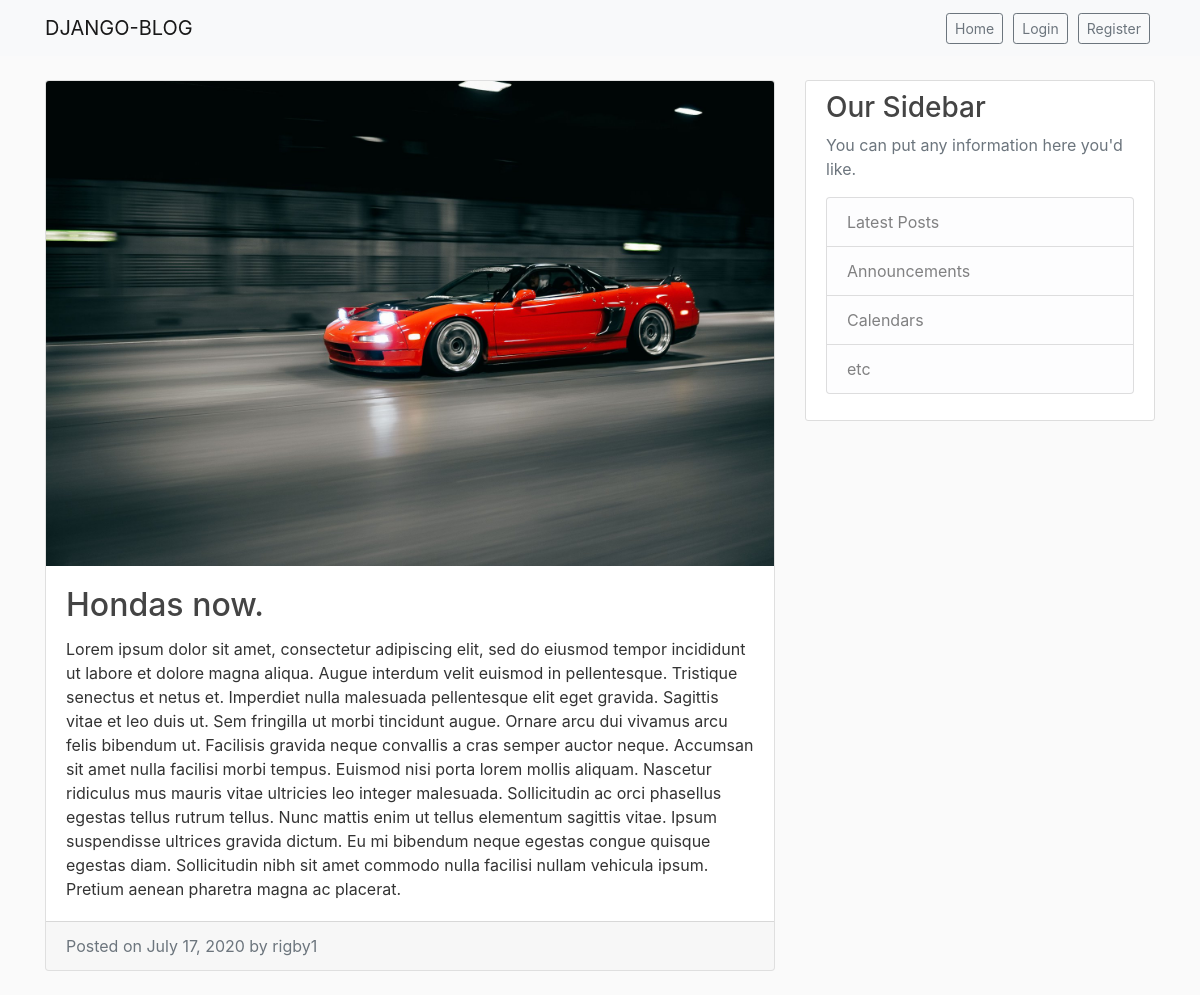
The page /post/29/ on the database its author committed.
### blog/models.py (models this page shows, shortened)
class Post(models.Model):
    title = models.CharField(max_length=100)
    content = models.TextField()
    date_posted = models.DateTimeField(default=timezone.now)
    author = models.ForeignKey(CustomUser, on_delete=models.CASCADE)
    image = models.ImageField(default='default-blog.jpg', upload_to='blog_pics')

### users/models.py (models this page shows, shortened)
class CustomUser(AbstractUser):
    username = models.CharField(max_length=100, unique=True)
    email = models.EmailField(verbose_name="email", max_length=100, unique=True)
    USERNAME_FIELD = 'email'
    REQUIRED_FIELDS = ['username']
    objects = CustomUserManager()

### blog/views.py (the view)
# urls.py: path('post/<int:pk>/', PostDetailView.as_view(), name='post-detail'),
class PostDetailView(DetailView):
    model = Post

### blog/templates/blog/post_detail.html (shortened to what this page needs)
{% extends "base.html" %}
{% load static %}
{% block content %}
    <div class="card mb-4">
          <img class="card-img-top" src="{{ object.image.url }}" alt="Card image cap">
          <div class="card-body">
            <h2 class="card-title">{{ object.title }}</h2>
            <p class="card-text">{{ object.content }}</p>
          </div>
        <div class="card-footer text-muted">
            Posted on {{ object.date_posted|date:"F d, Y" }} by
                {{ object.author.username }}</a>
          </div>
        </div>
{% endblock content %}

### blog/static/blog/main.css (style rules this page uses)
body { background: #fafafa; color: #333333; margin-top: 5rem; }
h1, h2, h3, h4, h5, h6 { color: #444444; }

### rows shown on the page
Post: image (picture), title "Hondas now.", content "Lorem ipsum dolor sit amet, consectetur adipiscing elit, sed do eiusmod tempor incididunt ut labore et dolore magna aliqua. Augue interdum velit euismod in pellentesque. Tristique senectus et netus et. Imperdiet nulla malesuada pellentesque elit eget gravida. Sagittis vitae et leo duis ut. Sem fringilla ut morbi tincidunt augue. Ornare arcu dui vivamus arcu felis bibendum ut. Facilisis gravida neque convallis a cras semper auctor neque. Accumsan sit amet nulla facilisi morbi tempus. Euismod nisi porta lorem mollis aliquam. Nascetur ridiculus mus mauris vitae ultricies leo integer malesuada. Sollicitudin ac orci phasellus egestas tellus rutrum tellus. Nunc mattis enim ut tellus elementum…", date_posted "July 17, 2020", author.username "rigby1"
